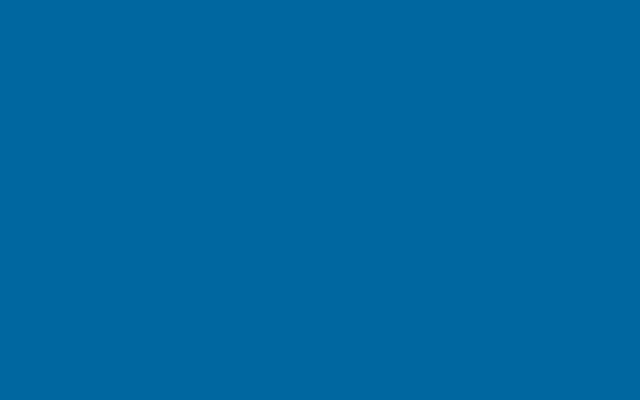
Frame 1 (no input)
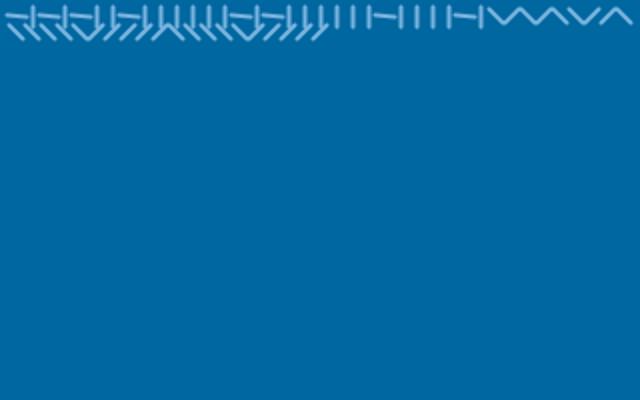
Frame 60 (the mouse pressed at the canvas centre just before this capture)
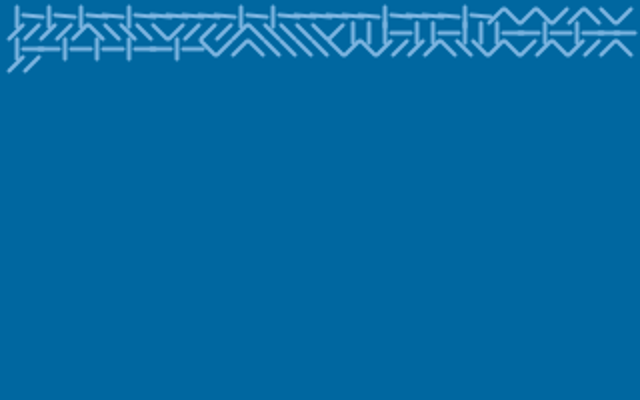
Frame 120 (the mouse held since frame 60 and released just before this capture)

The Processing sketch that drew these frames (run headless with seeded random() and noise(); from frame 60 on, the mouse is pressed at the canvas centre):

// Processing sketch: processing_81918
// ── processing_81918.pde

PGraphics small;
float[] rots;
int rrate = 30;

void setup() {
  size(640,400);
  
  small = createGraphics(320, 200, JAVA2D);
  small.beginDraw();
  small.strokeWeight(2);
  small.background(0, 103, 160);
  small.stroke(124, 180, 224);
  small.loadPixels();
  small.endDraw();
  
  rots = new float[0];
}

void draw() {
  rots = (float[]) 
    append(rots, new float[]{PI*.25, -PI*.25}[(int)random(2)]);
  if(rots.length%936==0) rots = subset(rots, 39);
  image(small.get(), 0,0, width,height);
  small.beginDraw();
  small.background(0, 103, 160);
  for(int a=0; a<rots.length; a++) {
    float cur = rots[a];
    int pos = a*8;
    int xx = (pos%(small.width-8))+8;
    int yy = (floor(pos/(small.width-8))+1)*8;
    small.line(
      xx+cos(cur+PI)*5, yy+sin(cur+PI)*5,
      xx+cos(cur)*5, yy+sin(cur)*5);
    if(frameCount%rrate==0) rots[a] += PI*.25;
  }
  small.endDraw();
}

void keyTyped() {
  if(key == '-' || key == '_') rrate++;
  if(key == '=' || key == '+') rrate--;
  rrate = max(rrate, 5);
  rrate = min(rrate, 30);
  println(rrate);
}
